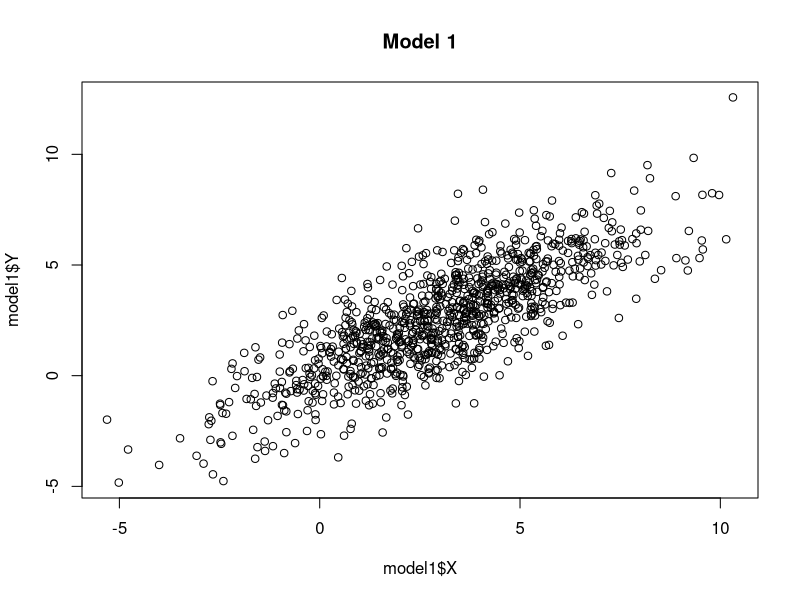
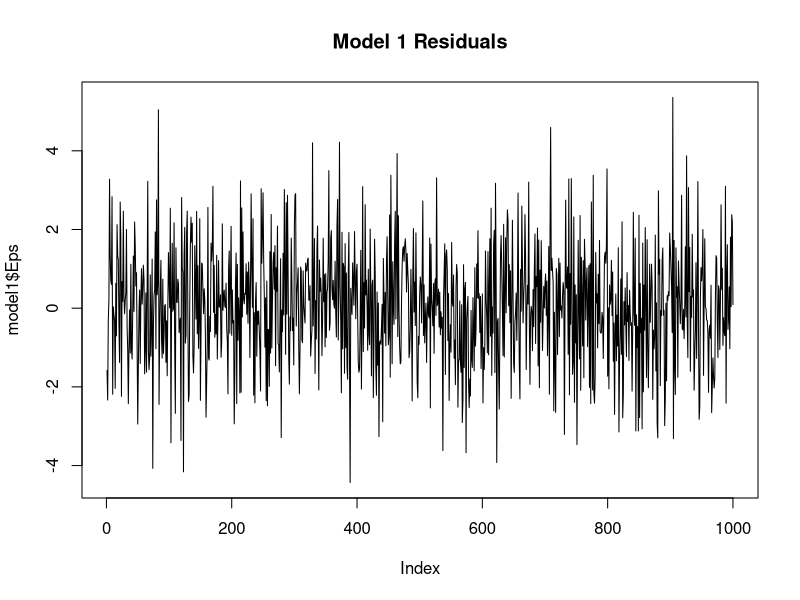
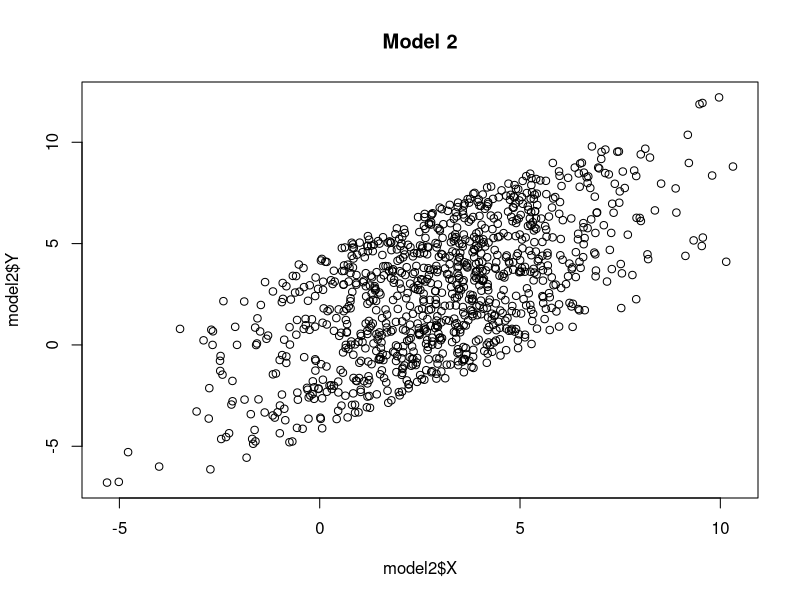
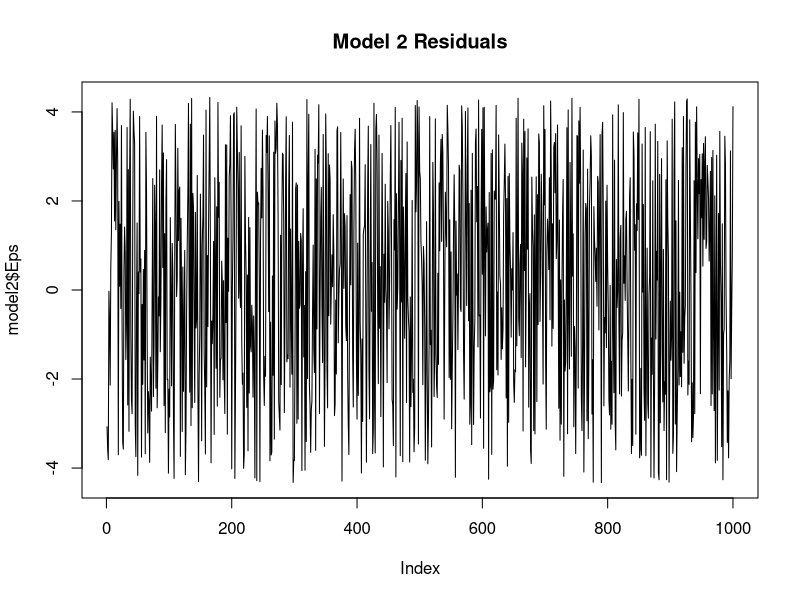
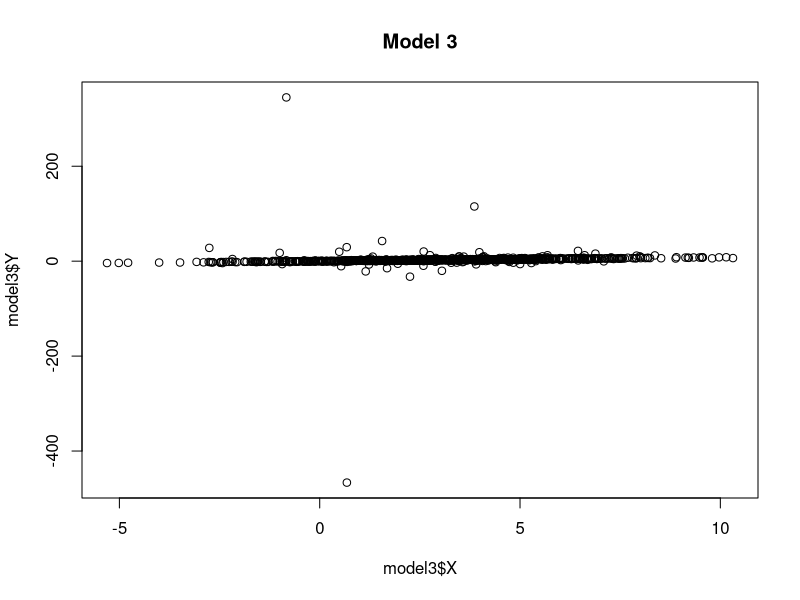
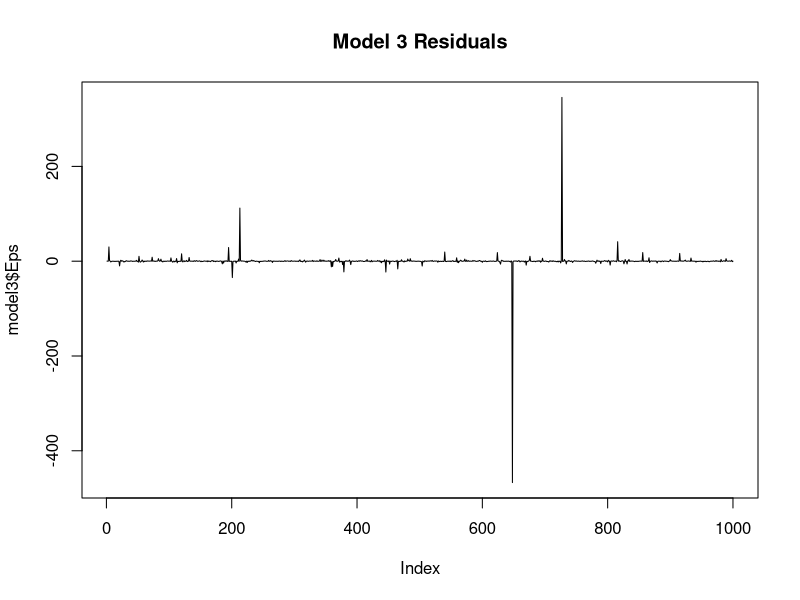

Write the R code that produced these figures, in order.
## ---- chunk 1
# Slope and Intercept
a <- 0.8; b <- 0.1
sample.n <- 1000

# Seeds
seed1 <- 111
seed2 <- 1112131415
## ---- chunk 2
# Simulate the model using rnorm()
set.seed(seed1)
model1.x <- rnorm(sample.n, mean = 3, sd = 2.5)
set.seed(seed2)
model1.eps <- rnorm(sample.n, mean = 0, sd = 1.5)

model1.y <- (a * model1.x + b) + model1.eps
model1 <- data.frame(Y=model1.y, X=model1.x, Eps=model1.eps)

# Inspect results
title <- "Model 1"
head(model1)
plot(model1$X, model1$Y, main = title)
plot(model1$Eps, type = "l", main = paste(title, "Residuals"))
## ---- chunk 3
set.seed(seed2)
model2.eps <- runif(sample.n, min = -4.33, max = 4.33)

model2.y <- (a * model1.x + b) + model2.eps
model2 <- data.frame(Y=model2.y, X=model1.x, Eps=model2.eps)

# Inspect results
title <- "Model 2"
head(model2)
plot(model2$X, model2$Y, main = title)
plot(model2$Eps, type = "l", main = paste(title, "Residuals"))
## ---- chunk 4
set.seed(seed2)
model3.eps <- rcauchy(sample.n, location = 0, scale = 0.3)

model3.y <- (a * model1.x + b) + model3.eps
model3 <- data.frame(Y=model3.y, X=model1.x, Eps=model3.eps)

# Inspect results
title <- "Model 3"
head(model3)
plot(model3$X, model3$Y, main = title)
plot(model3$Eps, type = "l", main = paste(title, "Residuals"))
